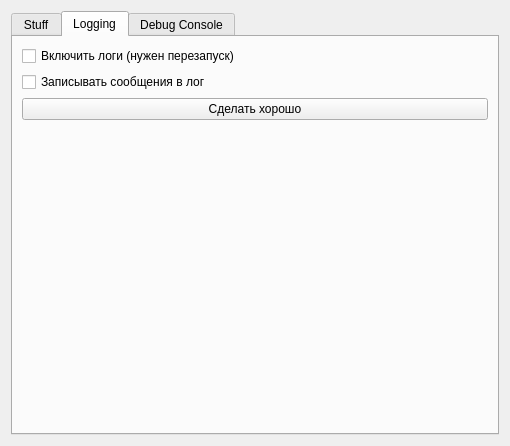
<?xml version="1.0" encoding="UTF-8"?>
<ui version="4.0">
 <class>DebugConsole</class>
 <widget class="QWidget" name="DebugConsole">
  <property name="geometry">
   <rect>
    <x>0</x>
    <y>0</y>
    <width>510</width>
    <height>446</height>
   </rect>
  </property>
  <property name="windowTitle">
   <string>Debug Console</string>
  </property>
  <layout class="QGridLayout" name="gridLayout_2">
   <item row="0" column="0">
    <widget class="QTabWidget" name="tabWidget">
     <property name="currentIndex">
      <number>1</number>
     </property>
     <widget class="QWidget" name="tab">
      <attribute name="title">
       <string>Stuff</string>
      </attribute>
      <layout class="QGridLayout" name="gridLayout_3">
       <item row="0" column="0">
        <widget class="QGroupBox" name="gbMail">
         <property name="title">
          <string>Mail.ru Agent</string>
         </property>
         <layout class="QFormLayout" name="formLayout">
          <property name="fieldGrowthPolicy">
           <enum>QFormLayout::FieldsStayAtSizeHint</enum>
          </property>
          <item row="0" column="0">
           <widget class="QLabel" name="label_4">
            <property name="text">
             <string>Логин:</string>
            </property>
           </widget>
          </item>
          <item row="0" column="1">
           <widget class="QLineEdit" name="mrimLogin">
            <property name="sizePolicy">
             <sizepolicy hsizetype="Preferred" vsizetype="Fixed">
              <horstretch>0</horstretch>
              <verstretch>0</verstretch>
             </sizepolicy>
            </property>
            <property name="text">
             <string/>
            </property>
           </widget>
          </item>
          <item row="1" column="0">
           <widget class="QLabel" name="label_3">
            <property name="text">
             <string>Пароль:</string>
            </property>
           </widget>
          </item>
          <item row="1" column="1">
           <widget class="QLineEdit" name="mrimPass">
            <property name="sizePolicy">
             <sizepolicy hsizetype="Preferred" vsizetype="Fixed">
              <horstretch>0</horstretch>
              <verstretch>0</verstretch>
             </sizepolicy>
            </property>
            <property name="text">
             <string/>
            </property>
            <property name="echoMode">
             <enum>QLineEdit::Password</enum>
            </property>
           </widget>
          </item>
          <item row="2" column="1">
           <widget class="QPushButton" name="mrimButton">
            <property name="text">
             <string>Добавить</string>
            </property>
           </widget>
          </item>
         </layout>
        </widget>
       </item>
       <item row="0" column="1">
        <widget class="QGroupBox" name="groupBox">
         <property name="title">
          <string>Disco</string>
         </property>
         <layout class="QFormLayout" name="formLayout_1">
          <item row="0" column="0">
           <widget class="QLabel" name="label">
            <property name="text">
             <string>Identity:</string>
            </property>
           </widget>
          </item>
          <item row="0" column="1">
           <widget class="AccountsComboBox" name="account"/>
          </item>
          <item row="1" column="1">
           <widget class="QPushButton" name="serviceDiscovery">
            <property name="text">
             <string>Service Discovery</string>
            </property>
           </widget>
          </item>
          <item row="2" column="1">
           <widget class="QPushButton" name="bookmarks">
            <property name="text">
             <string>Bookmarks</string>
            </property>
           </widget>
          </item>
         </layout>
        </widget>
       </item>
       <item row="1" column="0">
        <widget class="QGroupBox" name="gbJ2j">
         <property name="title">
          <string>J2J</string>
         </property>
         <layout class="QFormLayout" name="formLayout_2">
          <property name="fieldGrowthPolicy">
           <enum>QFormLayout::FieldsStayAtSizeHint</enum>
          </property>
          <item row="0" column="0">
           <widget class="QLabel" name="label_5">
            <property name="text">
             <string>Логин:</string>
            </property>
           </widget>
          </item>
          <item row="0" column="1">
           <widget class="QLineEdit" name="j2jLogin">
            <property name="sizePolicy">
             <sizepolicy hsizetype="Preferred" vsizetype="Fixed">
              <horstretch>0</horstretch>
              <verstretch>0</verstretch>
             </sizepolicy>
            </property>
            <property name="text">
             <string/>
            </property>
           </widget>
          </item>
          <item row="1" column="0">
           <widget class="QLabel" name="label_6">
            <property name="text">
             <string>Пароль:</string>
            </property>
           </widget>
          </item>
          <item row="1" column="1">
           <widget class="QLineEdit" name="j2jPass">
            <property name="sizePolicy">
             <sizepolicy hsizetype="Preferred" vsizetype="Fixed">
              <horstretch>0</horstretch>
              <verstretch>0</verstretch>
             </sizepolicy>
            </property>
            <property name="text">
             <string/>
            </property>
            <property name="echoMode">
             <enum>QLineEdit::Password</enum>
            </property>
           </widget>
          </item>
          <item row="2" column="1">
           <widget class="QPushButton" name="j2jButton">
            <property name="text">
             <string>Добавить</string>
            </property>
           </widget>
          </item>
         </layout>
        </widget>
       </item>
      </layout>
     </widget>
     <widget class="QWidget" name="tab_3">
      <attribute name="title">
       <string>Logging</string>
      </attribute>
      <layout class="QVBoxLayout" name="verticalLayout">
       <item>
        <widget class="QCheckBox" name="enableLogging">
         <property name="text">
          <string>Включить логи (нужен перезапуск)</string>
         </property>
        </widget>
       </item>
       <item>
        <widget class="QCheckBox" name="logMessages">
         <property name="text">
          <string>Записывать сообщения в лог</string>
         </property>
        </widget>
       </item>
       <item>
        <widget class="QPushButton" name="sendLogs">
         <property name="text">
          <string>Сделать хорошо</string>
         </property>
        </widget>
       </item>
       <item>
        <spacer name="verticalSpacer">
         <property name="orientation">
          <enum>Qt::Vertical</enum>
         </property>
         <property name="sizeHint" stdset="0">
          <size>
           <width>20</width>
           <height>282</height>
          </size>
         </property>
        </spacer>
       </item>
      </layout>
     </widget>
     <widget class="QWidget" name="tab_2">
      <attribute name="title">
       <string>Debug Console</string>
      </attribute>
      <layout class="QGridLayout" name="gridLayout">
       <item row="0" column="0">
        <widget class="QTextEdit" name="textEdit"/>
       </item>
       <item row="1" column="0">
        <layout class="QHBoxLayout" name="horizontalLayout">
         <item>
          <widget class="QPushButton" name="clear">
           <property name="text">
            <string>Clear</string>
           </property>
          </widget>
         </item>
         <item>
          <spacer name="horizontalSpacer">
           <property name="orientation">
            <enum>Qt::Horizontal</enum>
           </property>
           <property name="sizeHint" stdset="0">
            <size>
             <width>40</width>
             <height>20</height>
            </size>
           </property>
          </spacer>
         </item>
         <item>
          <widget class="QPushButton" name="detectInvisible">
           <property name="text">
            <string>Detect Invisible</string>
           </property>
          </widget>
         </item>
        </layout>
       </item>
      </layout>
      <zorder>textEdit</zorder>
      <zorder></zorder>
     </widget>
    </widget>
   </item>
  </layout>
 </widget>
 <customwidgets>
  <customwidget>
   <class>AccountsComboBox</class>
   <extends>QComboBox</extends>
   <header>accountscombobox.h</header>
  </customwidget>
 </customwidgets>
 <resources/>
 <connections/>
</ui>
